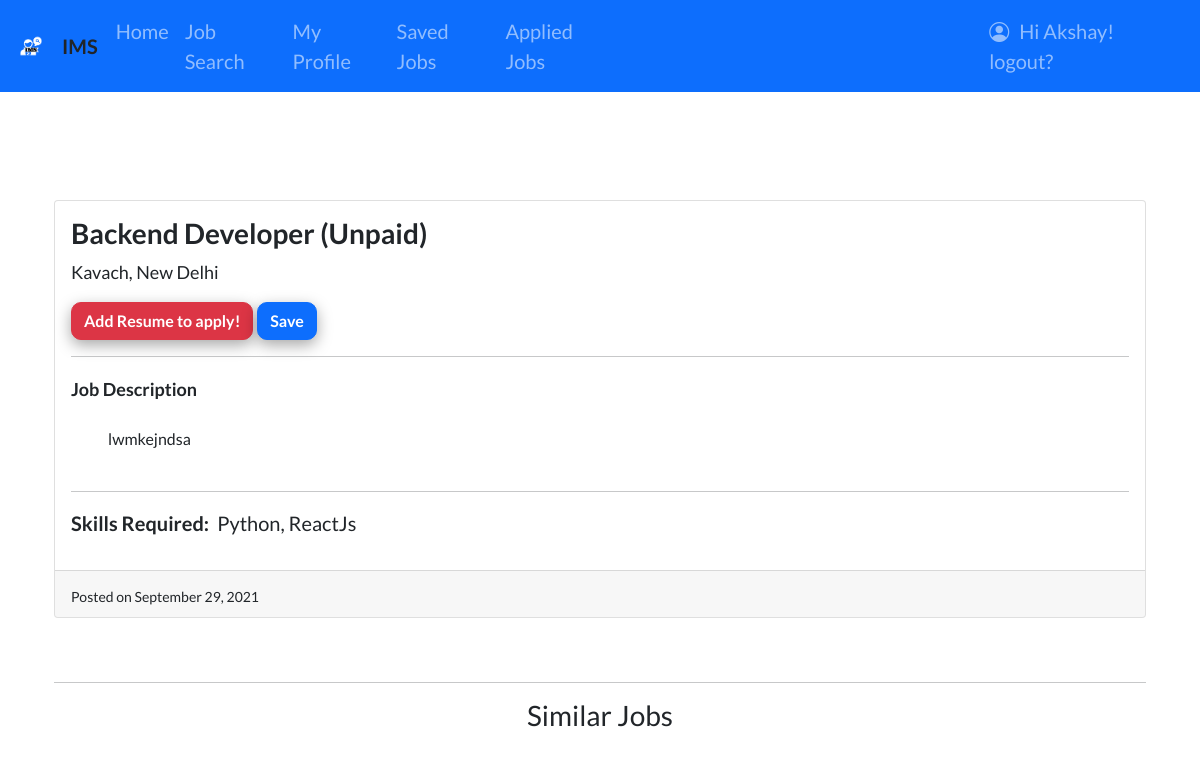
The app's page /candidate/job/backend-developer (signed in) with its own data.
### recruiters/models.py (models this page shows, shortened)
class Job(models.Model):
    recruiter = models.ForeignKey(
        User, related_name='jobs', on_delete=models.CASCADE)
    title = models.CharField(max_length=255)
    company = models.CharField(max_length=200)
    location = models.CharField(max_length=255)
    description = models.TextField()
    skills_req = models.CharField(max_length=200)
    internship = models.CharField(
        max_length=30, choices=CHOICES, default='Unpaid', null=True)
    stipend = models.IntegerField(default=0)
    date_of_join = models.DateField()
    link = models.URLField(null=True, blank=True)
    slug = AutoSlugField(populate_from='title', unique=True, null=True)
    date_posted = models.DateTimeField(default=timezone.now)

### candidates/views.py (the view)
# urls.py: path('job/<slug>', views.job_detail, name='job-detail'),
def job_detail(request, slug):
    job = get_object_or_404(Job, slug=slug)
    apply_button = 0
    save_button = 0
    profile = Profile.objects.filter(user=request.user).first()
    if AppliedJobs.objects.filter(user=request.user).filter(job=job).exists():
        apply_button = 1
    if SavedJobs.objects.filter(user=request.user).filter(job=job).exists():
        save_button = 1
    relevant_jobs = []
    jobs1 = Job.objects.filter(
        company__icontains=job.company).order_by('-date_posted')
    jobs2 = Job.objects.filter(
        internship__icontains=job.internship).order_by('-date_posted')
    jobs3 = Job.objects.filter(
        title__icontains=job.title).order_by('-date_posted')
    for i in jobs1:
        if len(relevant_jobs) > 5:
            break
        if i not in relevant_jobs and i != job:
            relevant_jobs.append(i)
    for i in jobs2:
        if len(relevant_jobs) > 5:
            break
        if i not in relevant_jobs and i != job:
            relevant_jobs.append(i)
    for i in jobs3:
        if len(relevant_jobs) > 5:
            break
        if i not in relevant_jobs and i != job:
            relevant_jobs.append(i)
    return render(request, 'candidates/job_detail.html', {'job': job, 'profile': profile, 'apply_button': apply_button, 'save_button': save_button, 'relevant_jobs': relevant_jobs, 'candidate_navbar': 1})

### candidates/templates/candidates/job_detail.html (shortened to what this page needs)
{% extends "candidates/layout.html" %} {% load static %} {% block content %}
<br /><br />
<div class="container">
  <div class="row">
    <div class="col-md-12">
      <div class="card card-signin my-5">
        <div class="card-body">
          <h3>
            <b>{{job.title}} ({{job.internship}})</b>
          </h3>
          <p style="font-size: 18px">{{job.company}}, {{job.location}}</p>
          {% if job.link %}
          <a class="btn btn-warning" href="{{job.link}}" style="box-shadow: rgba(0, 0, 0, 0.35) 0px 5px 15px;border-radius: 10px;"
            ><b>Apply On Company's Website</b></a
          >
          {% else %} {% if not apply_button %} {% if profile.resume %}
          <a
            class="btn btn-warning" style="box-shadow: rgba(0, 0, 0, 0.35) 0px 5px 15px;border-radius: 10px;"
            href="{% url 'apply-job' job.slug %}"
            ><b>Apply Now</b></a
          >
          {%else %}
          <a class="btn btn-danger" style="box-shadow: rgba(0, 0, 0, 0.35) 0px 5px 15px;border-radius: 10px;" href="{% url 'edit-profile' %}"
            ><b>Add Resume to apply!</b></a
          >
          {%endif%} {% else %}
          <a class="btn btn-success" style="box-shadow: rgba(0, 0, 0, 0.35) 0px 5px 15px;border-radius: 10px;" href="{% url 'applied-jobs' %}"
            ><b>Applied!</b></a
          >
          {% endif %} {%endif%} {% if not save_button %}
          <a
            class="btn btn-primary" style="box-shadow: rgba(0, 0, 0, 0.35) 0px 5px 15px;border-radius: 10px;"
            href="{% url 'save-job' job.slug %}"
            ><b>Save</b></a
          >
          {% else %}
          <a
            class="btn btn-danger" style="box-shadow: rgba(0, 0, 0, 0.35) 0px 5px 15px;border-radius: 10px;"
            href="{% url 'remove-job' job.slug %}"
            ><b>Remove</b></a
          >
          {% endif %}
          <hr my-2 />
          <span style="font-size: 18px"><b>Job Description</b></span>
          <p style="white-space: pre-wrap; font-size: 16px">
            {{ job.description }}
          </p>
          <hr my-2 />
          <p><b class="mr-2">Skills Required:</b>{{job.skills_req}}</p>
        </div>
        <div class="card-footer">
          <span style="font-size: 14px"
            >Posted on {{job.date_posted|date:"F d, Y"}}</span
          >
        </div>
      </div>
    </div>
  </div>
  <hr my-1 />
  <h3 class="text-center">Similar Jobs</h3>
</div>
{% endblock content %}

### candidates/templates/candidates/layout.html (shortened to what this page needs)
{% load static %} {% load pwa %}
<!DOCTYPE html>
<html>
  <head>
    <link
      rel="stylesheet"
      href="https://maxcdn.bootstrapcdn.com/bootstrap/4.0.0/css/bootstrap.min.css"
    />
    <link
      rel="stylesheet"
      href="https://cdn.jsdelivr.net/npm/bootstrap@5.1.1/dist/css/bootstrap.min.css" rel="stylesheet"
    />
    <link
      rel="stylesheet"
      href="https://cdnjs.cloudflare.com/ajax/libs/font-awesome/5.14.0/css/all.min.css"
    />
    <link rel="stylesheet" href="https://cdn.jsdelivr.net/npm/bootstrap-icons@1.5.0/font/bootstrap-icons.css">
    <link
      rel="stylesheet"
      href="https://stackpath.bootstrapcdn.com/font-awesome/4.7.0/css/font-awesome.min.css"
    />
    <link
      rel="stylesheet"
      type="text/css"
      href="https://dl.dropboxusercontent.com/s/ecyb1drs5j1jyjf/styles.css?dl=0"
    />
    <link
      rel="stylesheet"
      type="text/css"
      href="https://dl.dropboxusercontent.com/s/xmxsoypfvfvsisb/footer.css?dl=0"
    />
  </head>
  <body>
    <nav class="navbar navbar-expand-lg navbar-dark bg-primary sticky-top">
        <img
          src="../../../static/management/images/IMS-logos_white.png"
          width="30"
          height="30"
          class="d-inline-block align-top mr-3"
          alt=""
        /><b style="padding-right:10px;">IMS</b>
      <div class="collapse navbar-collapse" id="navbarNavAltMarkup">
        <div class="navbar-nav">
          <a
            class="nav-item nav-link {{ rec_home_page }}"
            href="http://127.0.0.1:8000/candidate/"
            >Home</a
          >
          <a
            class="nav-item nav-link {{ add_job_page }}"
            href="{% url 'job-search-list' %}"
            >Job Search</a
          >
          <a
            class="nav-item nav-link {{ manage_jobs_page }}"
            href="{% url 'my-profile' %}"
            >My Profile</a
          >
          <a
            class="nav-item nav-link {{ search_candidates_page }}"
            href="{% url 'saved-jobs' %}"
            >Saved Jobs</a
          >
          <a
            class="nav-item nav-link {{ search_candidates_page }}"
            href="{% url 'applied-jobs' %}"
            >Applied Jobs</a
          >
          {% if user.is_authenticated %}
          <a
            class="nav-item nav-link"
            href="{% url 'logout' %}"
            style="margin-left: 360px;"><i class="bi bi-person-circle" style="padding-right: 10px;font-size: 20px;"></i>Hi {{ user.username }}! logout?</a
          >
        </div>
      </div>
    </nav>
    {% endif %}
    <div class="container">{% block content %}{% endblock content %}</div>
  </body>
</html>

### candidates/templates/candidates/layout.html (style rules this page uses)
body { font-family: "Lato"; font-size: 20px; }

### records on screen
Job: title "Backend Developer", internship "Unpaid", company "Kavach", location "New Delhi", description "lwmkejndsa", skills_req "Python, ReactJs", date_posted "September 29, 2021"

### other values on screen
{{ user.username }} "Akshay"
